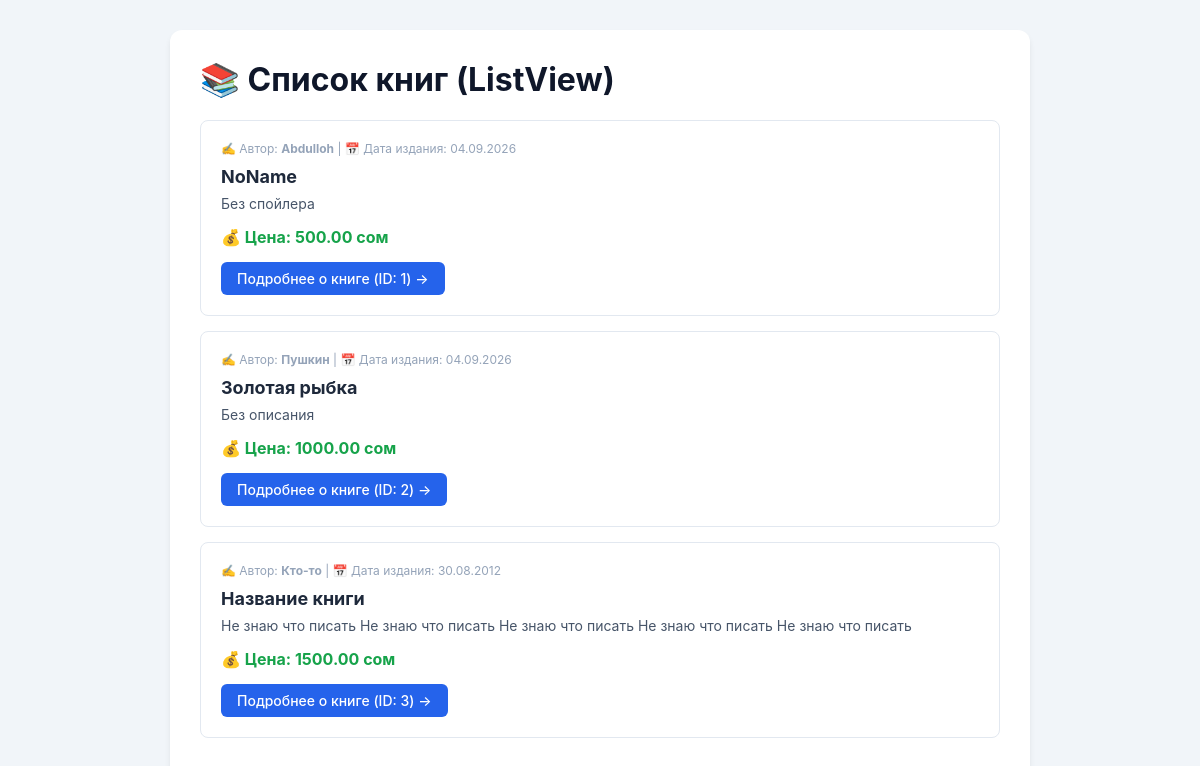
The page /books/ on the database its author committed.
### api/models.py (models this page shows, shortened)
class Books(models.Model):
    author = models.CharField(max_length=120, verbose_name="Автор книги")
    title = models.CharField(max_length=60, verbose_name="Название книги")
    description = models.TextField(blank=True, verbose_name="Описание книги", default="Без описания")
    price = models.DecimalField(max_digits=10, decimal_places=2, verbose_name="Цена книги")
    year = models.DateField(null=True, blank=True, verbose_name="Год реализации")
    image = models.ImageField(upload_to="book_image/", verbose_name="Изображение книги", null=True, blank=True)
    class Meta:
        verbose_name = "Книга"
        verbose_name_plural = "Книги"

### api/views.py (the view)
# urls.py: path("", BookListApi.as_view(), name="book_list"),
class BookListApi(ListView):
    model = Books
    template_name = "lesson2/book_list.html"
    context_object_name = "books"

### api/templates/lesson2/book_list.html (shortened to what this page needs)
{% extends 'lesson2/base.html' %}
{% block content %}
    <h1>📚 Список книг (ListView)</h1>
    {% if books %}
        {% for book in books %}
            <div class="card">
                <div class="card-meta">
                    ✍️ Автор: <strong>{{ book.author }}</strong> |
                    📅 Дата издания: {{ book.year|date:"d.m.Y" }}
                </div>
                <h2 class="card-title">{{ book.title }}</h2>
                {% if book.description %}
                    <p class="card-desc">{{ book.description|truncatewords:25 }}</p>
                {% endif %}
                <p style="color: #16a34a; font-weight: 700; margin: 10px 0 15px 0;">
                    💰 Цена: {{ book.price }} сом
                </p>
                <a href="{% url 'book_detail' book.pk %}" class="btn">
                    Подробнее о книге (ID: {{ book.pk }}) &rarr;
                </a>
            </div>
        {% endfor %}
    {% else %}
        <p>Книг пока нет. Добавьте их через админку: <a href="/admin/">/admin/</a></p>
    {% endif %}
{% endblock %}

### api/templates/lesson2/base.html (shortened to what this page needs)
<!DOCTYPE html>
<html lang="ru">
<head>
</head>
<body>
    <div class="container">
        {% block content %}{% endblock %}
    </div>
</body>
</html>

### api/templates/lesson2/base.html (style rules this page uses)
body { font-family: -apple-system, BlinkMacSystemFont, "Segoe UI", Roboto, Arial, sans-serif; background-color: #f1f5f9; margin: 0; padding: 30px 15px; color: #1e293b; }
.container { max-width: 800px; margin: 0 auto; background: #ffffff; padding: 30px; border-radius: 12px; box-shadow: 0 4px 6px -1px rgba(0, 0, 0, 0.1); }
h1 { color: #0f172a; margin-top: 0; }
.card { border: 1px solid #e2e8f0; background-color: #ffffff; padding: 20px; border-radius: 8px; margin-bottom: 15px; transition: transform 0.15s ease; }
.card-title { margin: 0 0 8px 0; font-size: 18px; }
.card-desc { color: #475569; margin: 0 0 15px 0; font-size: 14px; }
.card-meta { font-size: 12px; color: #94a3b8; margin-bottom: 10px; }
.btn { display: inline-block; background-color: #2563eb; color: #ffffff; padding: 8px 16px; text-decoration: none; border-radius: 6px; font-size: 14px; font-weight: 500; }

### rows shown on the page
Books: author "Abdulloh", year "04.09.2026", title "NoName", description "Без спойлера", price "500.00", pk "1"
Books: author "Пушкин", year "04.09.2026", title "Золотая рыбка", description "Без описания", price "1000.00", pk "2"
Books: author "Кто-то", year "30.08.2012", title "Название книги", description "Не знаю что писать Не знаю что писать Не знаю что писать Не знаю что писать Не знаю что писать", price "1500.00", pk "3"
